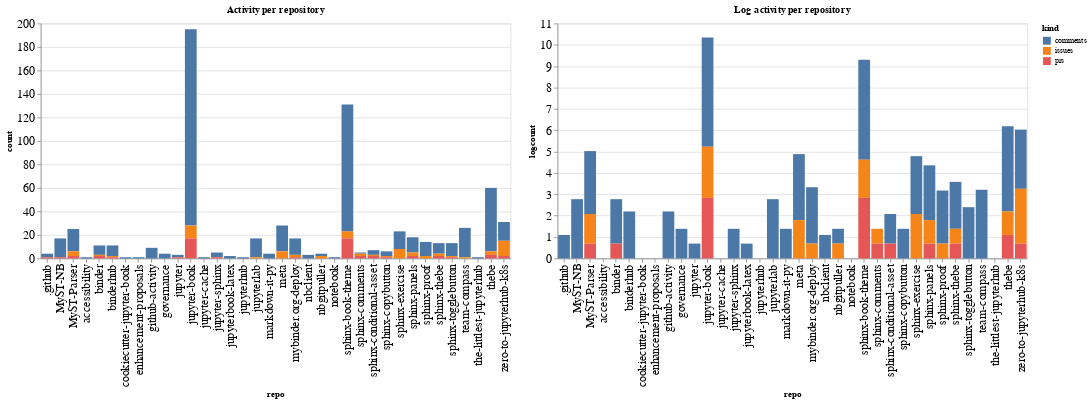

Notebook code cell kept with this figure:
### Code cell
ch1 = alt.Chart(repo_summaries, width=600, title="Activity per repository").mark_bar().encode(
    x='repo',
    y='count',
    color='kind',
    tooltip="kind"
)

ch2 = alt.Chart(repo_summaries, width=600, title="Log activity per repository").mark_bar().encode(
    x='repo',
    y='logcount',
    color='kind',
    tooltip="kind"
)

ch1 | ch2

### Figure 1 — Vega-Lite specification as saved in the notebook (floating-point values rounded to 4 significant figures)
{"config": {"axisLeft": {"labelFontSize": 15}, "axisBottom": {"labelFontSize": 15}}, "hconcat": [{"mark": "bar", "encoding": {"color": {"type": "nominal", "field": "kind"}, "tooltip": {"type": "nominal", "field": "kind"}, "x": {"type": "nominal", "field": "repo"}, "y": {"type": "quantitative", "field": "count"}}, "title": "Activity per repository", "width": 600}, {"mark": "bar", "encoding": {"color": {"type": "nominal", "field": "kind"}, "tooltip": {"type": "nominal", "field": "kind"}, "x": {"type": "nominal", "field": "repo"}, "y": {"type": "quantitative", "field": "logcount"}}, "title": "Log activity per repository", "width": 600}], "data": {"name": "data-bbb6873464deca22bd064ee4a09bf729"}, "$schema": "https://vega.github.io/schema/vega-lite/v4.8.1.json", "datasets": {"data-bbb6873464deca22bd064ee4a09bf729": [{"repo": ".github", "kind": "comments", "count": 3, "logcount": 1.099}, {"repo": ".github", "kind": "prs", "count": 1, "logcount": 0.0}, {"repo": "MyST-NB", "kind": "comments", "count": 16, "logcount": 2.773}, {"repo": "MyST-NB", "kind": "prs", "count": 1, "logcount": 0.0}, {"repo": "MyST-Parser", "kind": "comments", "count": 19, "logcount": 2.944}, {"repo": "MyST-Parser", "kind": "issues", "count": 4, "logcount": 1.386}, {"repo": "MyST-Parser", "kind": "prs", "count": 2, "logcount": 0.6931}, {"repo": "accessibility", "kind": "comments", "count": 1, "logcount": 0.0}, {"repo": "binder", "kind": "comments", "count": 8, "logcount": 2.079}, {"repo": "binder", "kind": "issues", "count": 1, "logcount": 0.0}, {"repo": "binder", "kind": "prs", "count": 2, "logcount": 0.6931}, {"repo": "binderhub", "kind": "comments", "count": 9, "logcount": 2.197}, {"repo": "binderhub", "kind": "issues", "count": 1, "logcount": 0.0}, {"repo": "binderhub", "kind": "prs", "count": 1, "logcount": 0.0}, {"repo": "cookiecutter-jupyter-book", "kind": "comments", "count": 1, "logcount": 0.0}, {"repo": "enhancement-proposals", "kind": "comments", "count": 1, "logcount": 0.0}, {"repo": "github-activity", "kind": "comments", "count": 9, "logcount": 2.197}, {"repo": "governance", "kind": "comments", "count": 4, "logcount": 1.386}, {"repo": "jupyter", "kind": "comments", "count": 2, "logcount": 0.6931}, {"repo": "jupyter", "kind": "prs", "count": 1, "logcount": 0.0}, {"repo": "jupyter-book", "kind": "comments", "count": 167, "logcount": 5.118}, {"repo": "jupyter-book", "kind": "issues", "count": 11, "logcount": 2.398}, {"repo": "jupyter-book", "kind": "prs", "count": 17, "logcount": 2.833}, {"repo": "jupyter-cache", "kind": "comments", "count": 1, "logcount": 0.0}, {"repo": "jupyter-sphinx", "kind": "comments", "count": 4, "logcount": 1.386}, {"repo": "jupyter-sphinx", "kind": "prs", "count": 1, "logcount": 0.0}, {"repo": "jupyterbook-latex", "kind": "comments", "count": 2, "logcount": 0.6931}, {"repo": "jupyterhub", "kind": "comments", "count": 1, "logcount": 0.0}, {"repo": "jupyterlab", "kind": "comments", "count": 16, "logcount": 2.773}, {"repo": "jupyterlab", "kind": "issues", "count": 1, "logcount": 0.0}, {"repo": "markdown-it-py", "kind": "comments", "count": 4, "logcount": 1.386}, {"repo": "meta", "kind": "comments", "count": 22, "logcount": 3.091}, {"repo": "meta", "kind": "issues", "count": 6, "logcount": 1.792}, {"repo": "mybinder.org-deploy", "kind": "comments", "count": 14, "logcount": 2.639}, {"repo": "mybinder.org-deploy", "kind": "issues", "count": 2, "logcount": 0.6931}, {"repo": "mybinder.org-deploy", "kind": "prs", "count": 1, "logcount": 0.0}, {"repo": "nbclient", "kind": "comments", "count": 3, "logcount": 1.099}, {"repo": "nbgitpuller", "kind": "comments", "count": 2, "logcount": 0.6931}, {"repo": "nbgitpuller", "kind": "issues", "count": 2, "logcount": 0.6931}, {"repo": "notebook", "kind": "comments", "count": 1, "logcount": 0.0}, {"repo": "sphinx-book-theme", "kind": "comments", "count": 108, "logcount": 4.682}, {"repo": "sphinx-book-theme", "kind": "issues", "count": 6, "logcount": 1.792}, {"repo": "sphinx-book-theme", "kind": "prs", "count": 17, "logcount": 2.833}, {"repo": "sphinx-comments", "kind": "comments", "count": 1, "logcount": 0.0}, {"repo": "sphinx-comments", "kind": "issues", "count": 2, "logcount": 0.6931}, {"repo": "sphinx-comments", "kind": "prs", "count": 2, "logcount": 0.6931}, {"repo": "sphinx-conditional-asset", "kind": "comments", "count": 4, "logcount": 1.386}, {"repo": "sphinx-conditional-asset", "kind": "issues", "count": 1, "logcount": 0.0}, {"repo": "sphinx-conditional-asset", "kind": "prs", "count": 2, "logcount": 0.6931}, {"repo": "sphinx-copybutton", "kind": "comments", "count": 4, "logcount": 1.386}, {"repo": "sphinx-copybutton", "kind": "issues", "count": 1, "logcount": 0.0}, {"repo": "sphinx-copybutton", "kind": "prs", "count": 1, "logcount": 0.0}, {"repo": "sphinx-exercise", "kind": "comments", "count": 15, "logcount": 2.708}, {"repo": "sphinx-exercise", "kind": "issues", "count": 8, "logcount": 2.079}, {"repo": "sphinx-panels", "kind": "comments", "count": 13, "logcount": 2.565}, {"repo": "sphinx-panels", "kind": "issues", "count": 3, "logcount": 1.099}, {"repo": "sphinx-panels", "kind": "prs", "count": 2, "logcount": 0.6931}, {"repo": "sphinx-proof", "kind": "comments", "count": 12, "logcount": 2.485}, {"repo": "sphinx-proof", "kind": "issues", "count": 2, "logcount": 0.6931}, {"repo": "sphinx-thebe", "kind": "comments", "count": 9, "logcount": 2.197}, {"repo": "sphinx-thebe", "kind": "issues", "count": 2, "logcount": 0.6931}, {"repo": "sphinx-thebe", "kind": "prs", "count": 2, "logcount": 0.6931}, {"repo": "sphinx-togglebutton", "kind": "comments", "count": 11, "logcount": 2.398}, {"repo": "sphinx-togglebutton", "kind": "issues", "count": 1, "logcount": 0.0}, {"repo": "sphinx-togglebutton", "kind": "prs", "count": 1, "logcount": 0.0}, {"repo": "team-compass", "kind": "comments", "count": 25, "logcount": 3.219}, {"repo": "team-compass", "kind": "issues", "count": 1, "logcount": 0.0}, {"repo": "the-littlest-jupyterhub", "kind": "comments", "count": 1, "logcount": 0.0}, {"repo": "thebe", "kind": "comments", "count": 54, "logcount": 3.989}, {"repo": "thebe", "kind": "issues", "count": 3, "logcount": 1.099}, {"repo": "thebe", "kind": "prs", "count": 3, "logcount": 1.099}, {"repo": "zero-to-jupyterhub-k8s", "kind": "comments", "count": 16, "logcount": 2.773}, {"repo": "zero-to-jupyterhub-k8s", "kind": "issues", "count": 13, "logcount": 2.565}, {"repo": "zero-to-jupyterhub-k8s", "kind": "prs", "count": 2, "logcount": 0.6931}]}}
